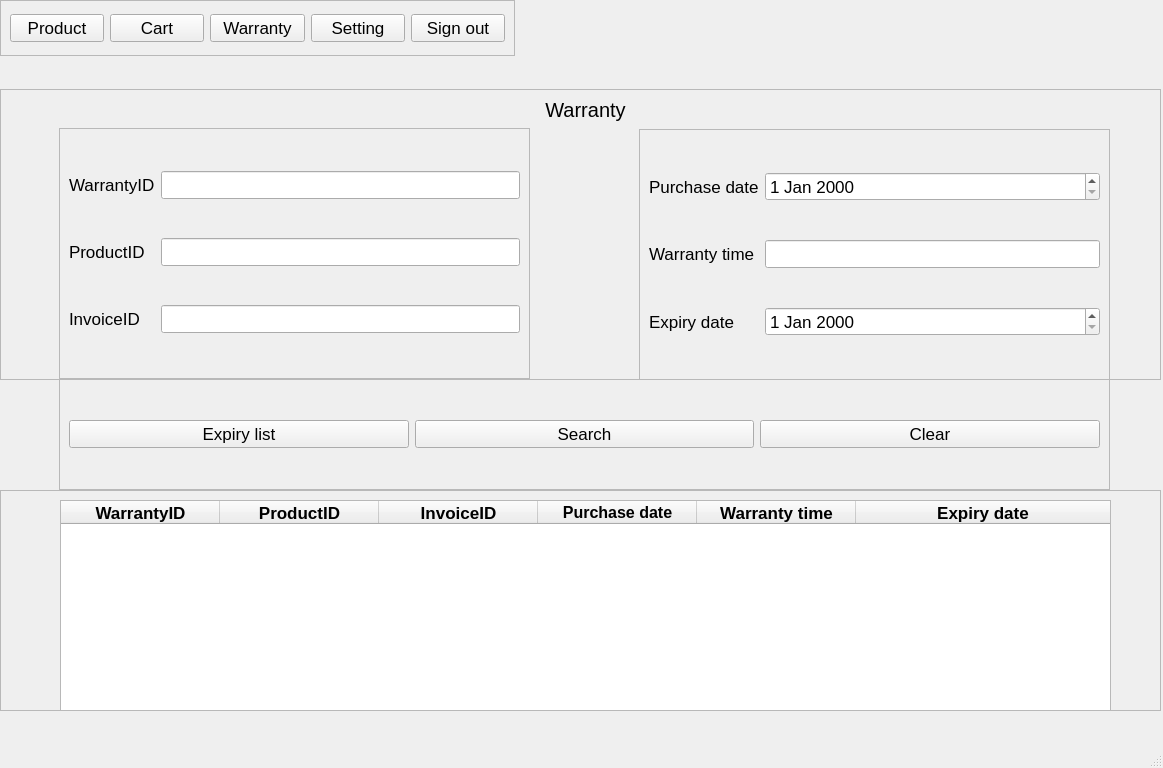
<?xml version="1.0" encoding="UTF-8"?>
<ui version="4.0">
 <class>WarrantyUser</class>
 <widget class="QMainWindow" name="WarrantyUser">
  <property name="geometry">
   <rect>
    <x>0</x>
    <y>0</y>
    <width>1163</width>
    <height>768</height>
   </rect>
  </property>
  <property name="font">
   <font>
    <pointsize>13</pointsize>
   </font>
  </property>
  <property name="windowTitle">
   <string>MainWindow</string>
  </property>
  <widget class="QWidget" name="centralwidget">
   <widget class="QFrame" name="frame">
    <property name="geometry">
     <rect>
      <x>0</x>
      <y>490</y>
      <width>1161</width>
      <height>221</height>
     </rect>
    </property>
    <property name="frameShape">
     <enum>QFrame::StyledPanel</enum>
    </property>
    <property name="frameShadow">
     <enum>QFrame::Raised</enum>
    </property>
    <widget class="QTableWidget" name="table">
     <property name="geometry">
      <rect>
       <x>60</x>
       <y>10</y>
       <width>1051</width>
       <height>211</height>
      </rect>
     </property>
     <property name="focusPolicy">
      <enum>Qt::NoFocus</enum>
     </property>
     <property name="showGrid">
      <bool>false</bool>
     </property>
     <attribute name="horizontalHeaderMinimumSectionSize">
      <number>50</number>
     </attribute>
     <attribute name="horizontalHeaderDefaultSectionSize">
      <number>159</number>
     </attribute>
     <attribute name="horizontalHeaderStretchLastSection">
      <bool>true</bool>
     </attribute>
     <attribute name="verticalHeaderVisible">
      <bool>false</bool>
     </attribute>
     <attribute name="verticalHeaderDefaultSectionSize">
      <number>35</number>
     </attribute>
     <column>
      <property name="text">
       <string>WarrantyID</string>
      </property>
      <property name="font">
       <font>
        <weight>75</weight>
        <bold>true</bold>
       </font>
      </property>
      <property name="textAlignment">
       <set>AlignCenter</set>
      </property>
     </column>
     <column>
      <property name="text">
       <string>ProductID</string>
      </property>
      <property name="font">
       <font>
        <weight>75</weight>
        <bold>true</bold>
       </font>
      </property>
      <property name="textAlignment">
       <set>AlignCenter</set>
      </property>
     </column>
     <column>
      <property name="text">
       <string>InvoiceID</string>
      </property>
      <property name="font">
       <font>
        <weight>75</weight>
        <bold>true</bold>
       </font>
      </property>
      <property name="textAlignment">
       <set>AlignCenter</set>
      </property>
     </column>
     <column>
      <property name="text">
       <string>Purchase date</string>
      </property>
      <property name="font">
       <font>
        <pointsize>12</pointsize>
        <weight>75</weight>
        <bold>true</bold>
       </font>
      </property>
      <property name="textAlignment">
       <set>AlignCenter</set>
      </property>
     </column>
     <column>
      <property name="text">
       <string>Warranty time</string>
      </property>
      <property name="font">
       <font>
        <weight>75</weight>
        <bold>true</bold>
       </font>
      </property>
      <property name="textAlignment">
       <set>AlignCenter</set>
      </property>
     </column>
     <column>
      <property name="text">
       <string>Expiry date</string>
      </property>
      <property name="font">
       <font>
        <weight>75</weight>
        <bold>true</bold>
       </font>
      </property>
      <property name="textAlignment">
       <set>AlignCenter</set>
      </property>
     </column>
    </widget>
   </widget>
   <widget class="QFrame" name="frame_2">
    <property name="geometry">
     <rect>
      <x>0</x>
      <y>89</y>
      <width>1161</width>
      <height>291</height>
     </rect>
    </property>
    <property name="frameShape">
     <enum>QFrame::StyledPanel</enum>
    </property>
    <property name="frameShadow">
     <enum>QFrame::Raised</enum>
    </property>
    <widget class="QFrame" name="frame_5">
     <property name="geometry">
      <rect>
       <x>59</x>
       <y>39</y>
       <width>471</width>
       <height>251</height>
      </rect>
     </property>
     <property name="frameShape">
      <enum>QFrame::StyledPanel</enum>
     </property>
     <property name="frameShadow">
      <enum>QFrame::Raised</enum>
     </property>
     <layout class="QGridLayout" name="gridLayout">
      <item row="1" column="0">
       <widget class="QLabel" name="label_3">
        <property name="text">
         <string>ProductID</string>
        </property>
       </widget>
      </item>
      <item row="0" column="0">
       <widget class="QLabel" name="label_2">
        <property name="text">
         <string>WarrantyID</string>
        </property>
       </widget>
      </item>
      <item row="1" column="1">
       <widget class="QLineEdit" name="productID"/>
      </item>
      <item row="0" column="1">
       <widget class="QLineEdit" name="warrantyID"/>
      </item>
      <item row="2" column="0">
       <widget class="QLabel" name="label_4">
        <property name="text">
         <string>InvoiceID</string>
        </property>
       </widget>
      </item>
      <item row="2" column="1">
       <widget class="QLineEdit" name="invoiceID"/>
      </item>
     </layout>
    </widget>
    <widget class="QFrame" name="frame_6">
     <property name="geometry">
      <rect>
       <x>639</x>
       <y>40</y>
       <width>471</width>
       <height>251</height>
      </rect>
     </property>
     <property name="frameShape">
      <enum>QFrame::StyledPanel</enum>
     </property>
     <property name="frameShadow">
      <enum>QFrame::Raised</enum>
     </property>
     <layout class="QGridLayout" name="gridLayout_2">
      <item row="1" column="1">
       <widget class="QLineEdit" name="warrantyTime"/>
      </item>
      <item row="0" column="0">
       <widget class="QLabel" name="label_5">
        <property name="text">
         <string>Purchase date</string>
        </property>
       </widget>
      </item>
      <item row="0" column="1">
       <widget class="QDateEdit" name="purchaseDate"/>
      </item>
      <item row="1" column="0">
       <widget class="QLabel" name="label_6">
        <property name="text">
         <string>Warranty time</string>
        </property>
       </widget>
      </item>
      <item row="2" column="0">
       <widget class="QLabel" name="label_7">
        <property name="text">
         <string>Expiry date</string>
        </property>
       </widget>
      </item>
      <item row="2" column="1">
       <widget class="QDateEdit" name="EXP"/>
      </item>
     </layout>
    </widget>
    <widget class="QLabel" name="label">
     <property name="geometry">
      <rect>
       <x>530</x>
       <y>0</y>
       <width>111</width>
       <height>41</height>
      </rect>
     </property>
     <property name="font">
      <font>
       <pointsize>15</pointsize>
      </font>
     </property>
     <property name="text">
      <string>Warranty</string>
     </property>
     <property name="alignment">
      <set>Qt::AlignCenter</set>
     </property>
    </widget>
   </widget>
   <widget class="QFrame" name="frame_3">
    <property name="geometry">
     <rect>
      <x>0</x>
      <y>0</y>
      <width>515</width>
      <height>56</height>
     </rect>
    </property>
    <property name="layoutDirection">
     <enum>Qt::LeftToRight</enum>
    </property>
    <property name="frameShape">
     <enum>QFrame::StyledPanel</enum>
    </property>
    <property name="frameShadow">
     <enum>QFrame::Raised</enum>
    </property>
    <layout class="QHBoxLayout" name="horizontalLayout">
     <item>
      <widget class="QPushButton" name="product">
       <property name="text">
        <string>Product</string>
       </property>
      </widget>
     </item>
     <item>
      <widget class="QPushButton" name="cart">
       <property name="text">
        <string>Cart</string>
       </property>
      </widget>
     </item>
     <item>
      <widget class="QPushButton" name="warranty">
       <property name="text">
        <string>Warranty</string>
       </property>
      </widget>
     </item>
     <item>
      <widget class="QPushButton" name="setting">
       <property name="text">
        <string>Setting</string>
       </property>
      </widget>
     </item>
     <item>
      <widget class="QPushButton" name="signOut">
       <property name="text">
        <string>Sign out</string>
       </property>
      </widget>
     </item>
    </layout>
   </widget>
   <widget class="QFrame" name="frame_4">
    <property name="geometry">
     <rect>
      <x>59</x>
      <y>379</y>
      <width>1051</width>
      <height>111</height>
     </rect>
    </property>
    <property name="frameShape">
     <enum>QFrame::StyledPanel</enum>
    </property>
    <property name="frameShadow">
     <enum>QFrame::Raised</enum>
    </property>
    <layout class="QHBoxLayout" name="horizontalLayout_2">
     <item>
      <widget class="QPushButton" name="expiryList">
       <property name="text">
        <string>Expiry list</string>
       </property>
      </widget>
     </item>
     <item>
      <widget class="QPushButton" name="search">
       <property name="text">
        <string>Search</string>
       </property>
      </widget>
     </item>
     <item>
      <widget class="QPushButton" name="clear">
       <property name="text">
        <string>Clear</string>
       </property>
      </widget>
     </item>
    </layout>
   </widget>
  </widget>
  <widget class="QMenuBar" name="menubar">
   <property name="geometry">
    <rect>
     <x>0</x>
     <y>0</y>
     <width>1163</width>
     <height>26</height>
    </rect>
   </property>
  </widget>
  <widget class="QStatusBar" name="statusbar"/>
 </widget>
 <resources/>
 <connections/>
</ui>
